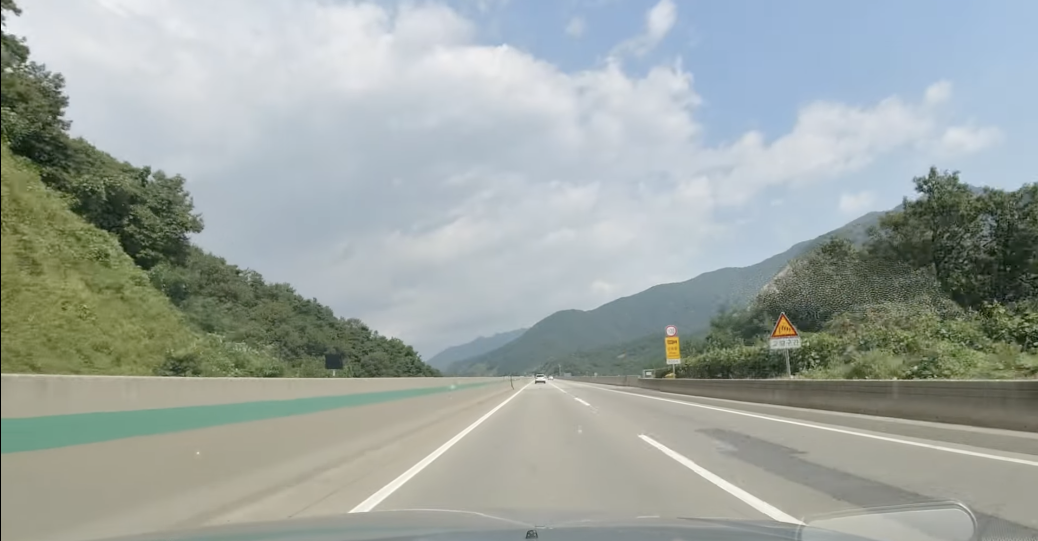
#> input picture Line_detection/data/image.png, 2076 x 1082 px (shown at 1/2 size)
$ python main.py
#> lines starting #> are read from the running program, lines starting #| are printed output that depends on the picture; after the words box and inside, x2 and y2 are one past the last pixel; in counts of white or black regions, pixels touching at a corner belong together
#> in main, image is the input picture: shape (1082, 2076, 3); mean B, G, R 161.6, 166.2, 158.2
import cv2
import numpy as np


def image_filtering(image):
    image_hsv = cv2.cvtColor(image, cv2.COLOR_BGR2HSV)
#> image_hsv: shape (1082, 2076, 3); mean H, S, V 69, 37.9, 172.5

    lower = np.array([0, 0, 230])
    upper = np.array([180, 255, 255])
    mask = cv2.inRange(image_hsv, lower, upper)
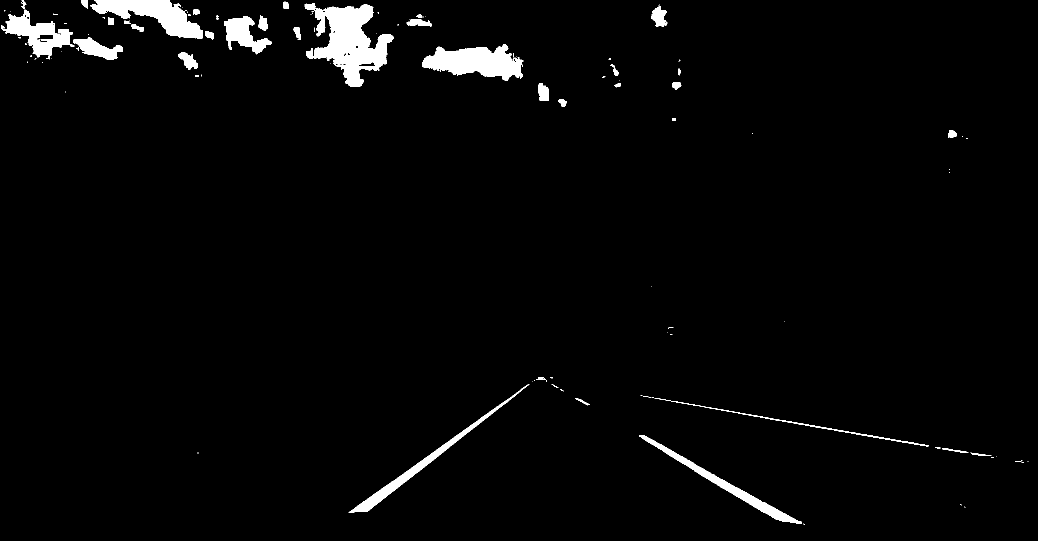
#> mask: shape (1082, 2076) (shown at 1/2 size); 2.6% white; 117 white regions (77 under 20 px), largest, box (x1, y1, x2, y2) and area: (609, 7, 787, 174) 14205, (844, 88, 1047, 162) 8847, (181, 0, 406, 78) 7919
    image = cv2.bitwise_and(image, image, mask=mask)
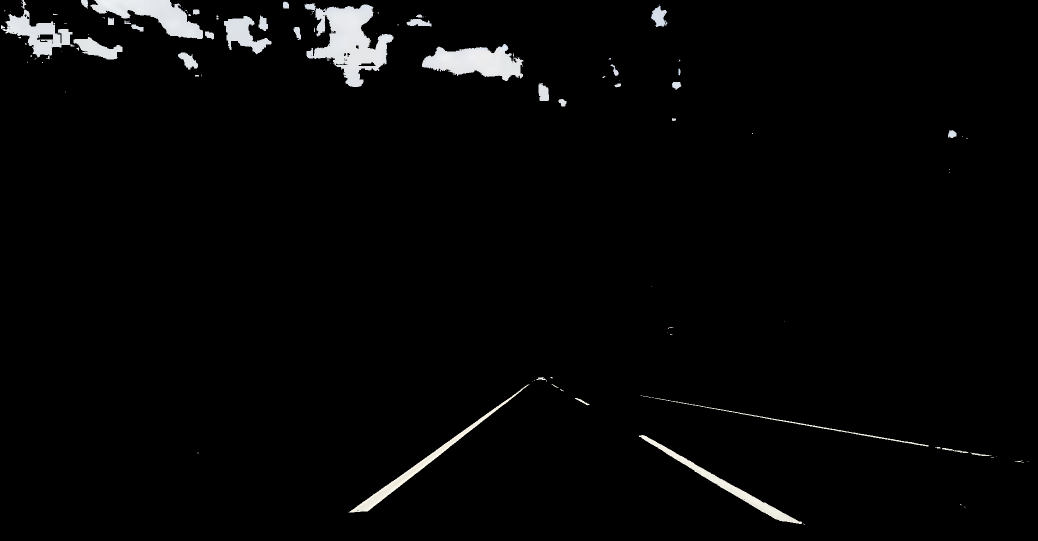
#> image: shape (1082, 2076, 3) (shown at 1/2 size); mean B, G, R 6.1, 6.1, 6

    gaussian = cv2.GaussianBlur(image, (3, 3), 0)
    canny = cv2.Canny(gaussian, 50, 150)
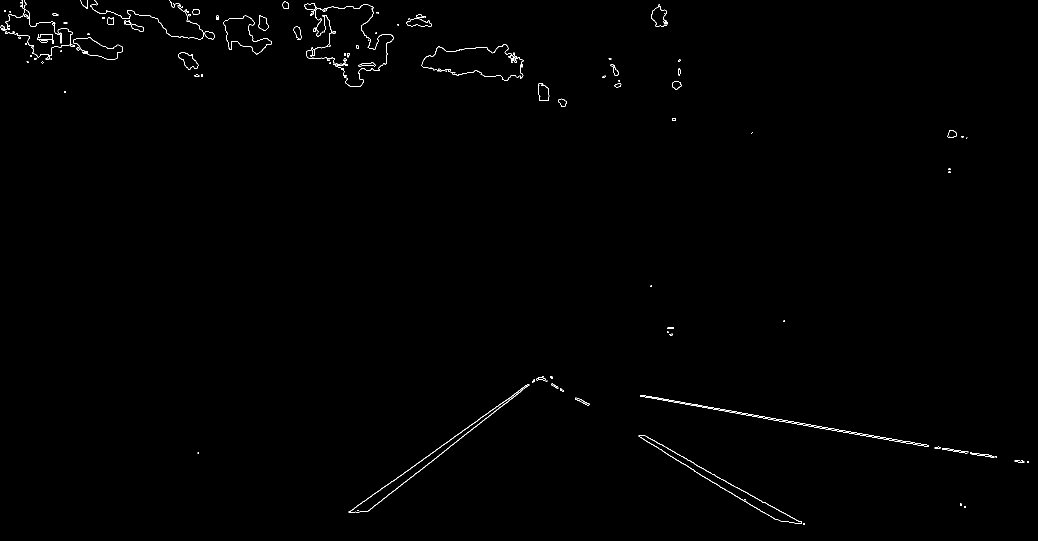
#> canny: shape (1082, 2076) (shown at 1/2 size); 0.45% white in thin lines or dots

    return canny


def roi(image):
    height, width = image.shape[:2]
#> height = 1082; width = 2076
    roi_corners = np.array([[(600, height), (1700, height), (1000, 700), (1100, 700)]], dtype=np.int32)

    mask = np.zeros_like(image)
    cv2.fillConvexPoly(mask, roi_corners, 255)
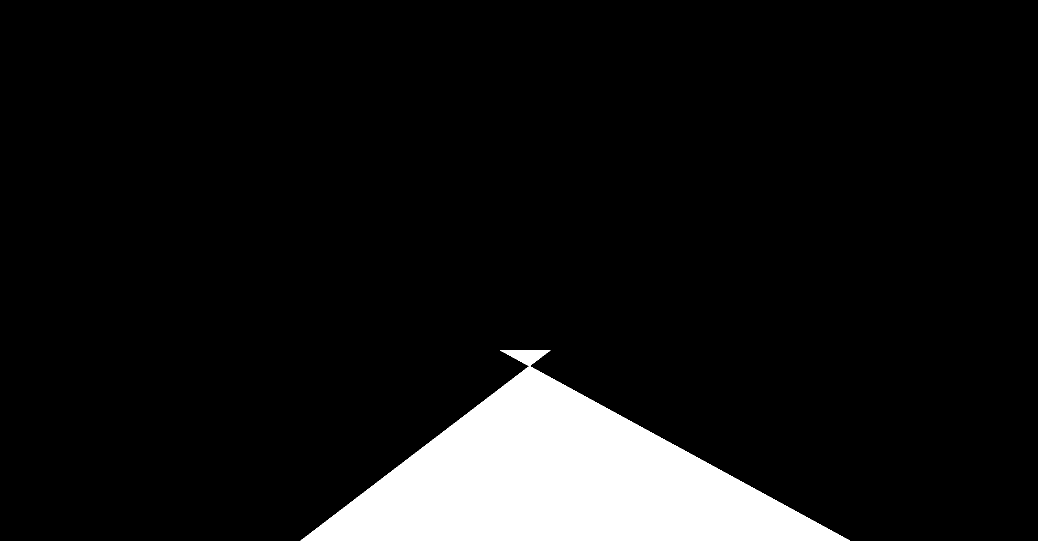
#> mask: shape (1082, 2076) (shown at 1/2 size); 8.7% white; 1 white region, box (x1, y1, x2, y2) and area: (601, 700, 1700, 1082) 194502

    edges = cv2.bitwise_and(image, mask)
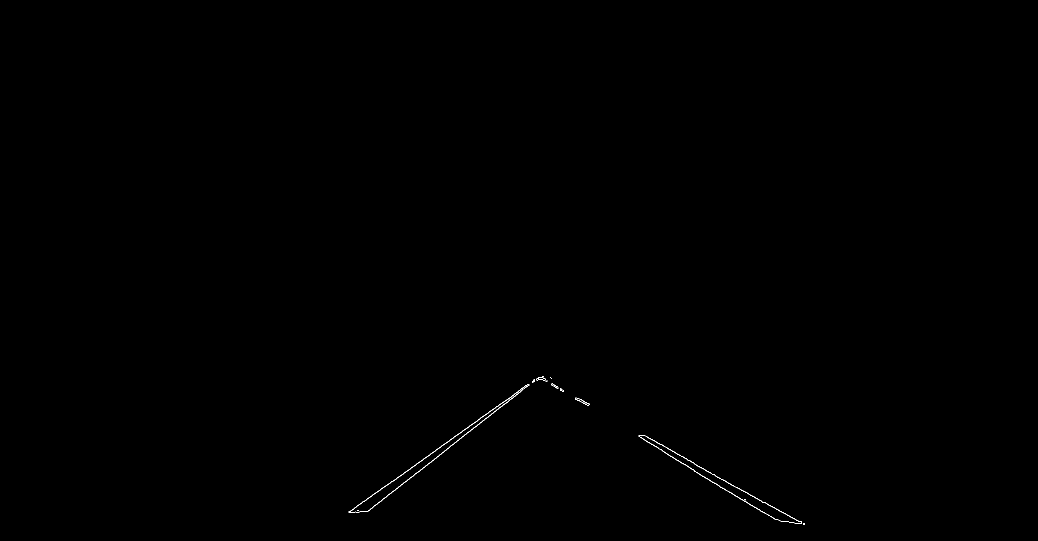
#> edges: shape (1082, 2076) (shown at 1/2 size); 0.11% white in thin lines or dots, all inside (x1, y1, x2, y2) = (697, 753, 1610, 1050)

    return edges


def draw_line(edges, origin):
    lines = cv2.HoughLinesP(edges, 1, np.pi/180, 0, 0)
#> lines = 1544 rows, first 6: [1284, 870, 1284, 870], [1344, 902, 1344, 901], [949, 845, 949, 844], [849, 934, 849, 933], [801, 951, 801, 950], [889, 888, 889, 887]
    for line in lines:
        x1, y1, x2, y2 = line[0]
        cv2.line(origin, (x1, y1), (x2, y2), (0, 0, 255), 2)
#> this loop made 1544 passes
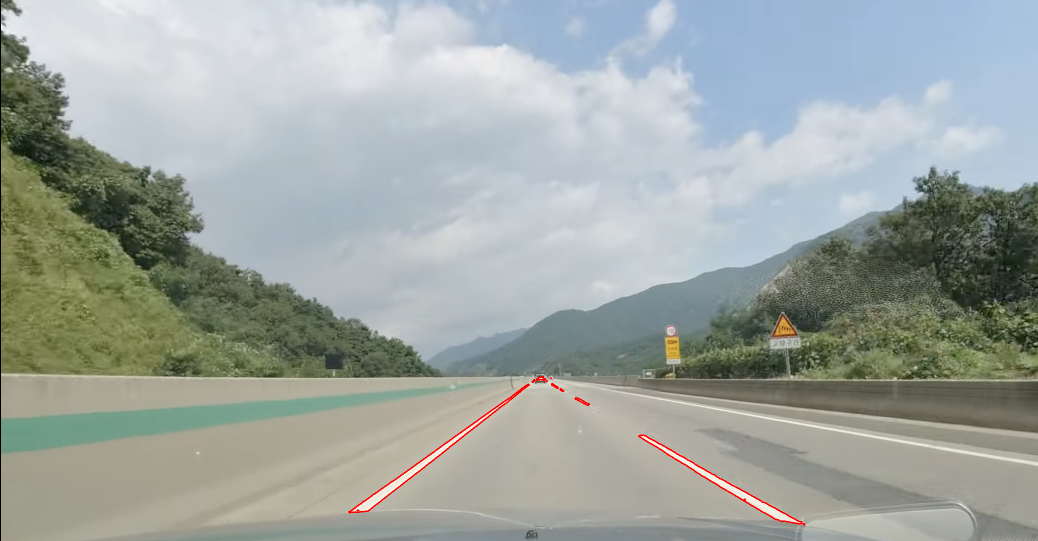
#> origin: shape (1082, 2076, 3) (shown at 1/2 size); 0.25% of pixels changed, all inside (x1, y1, x2, y2) = (696, 752, 1611, 1051)

    show_image(origin)


def show_image(origin):
    cv2.imwrite('result.png', origin)
    cv2.imshow('image', origin)
    cv2.waitKey(0)
    cv2.destroyAllWindows()


def main():
    path = './data/image.png'
    image = cv2.imread(path, cv2.IMREAD_COLOR)
    origin = image.copy()

    image = image_filtering(image)
    edges = roi(image)
    image = draw_line(edges, origin)
    show_image(image)

main()
